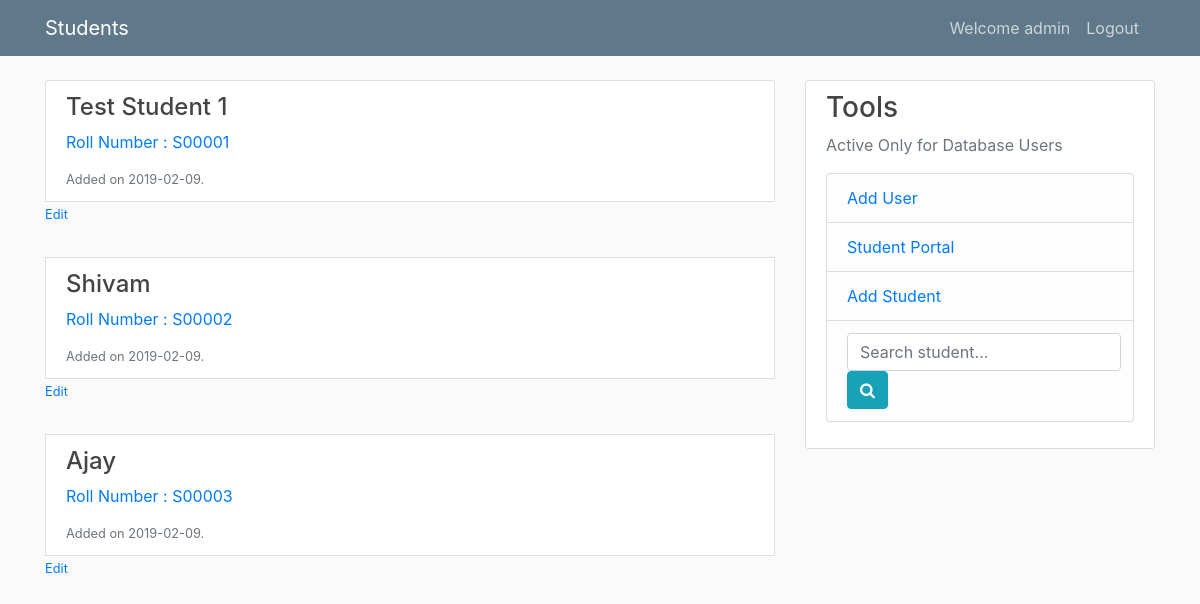
Page /student/ (signed in) on the earlier database version.
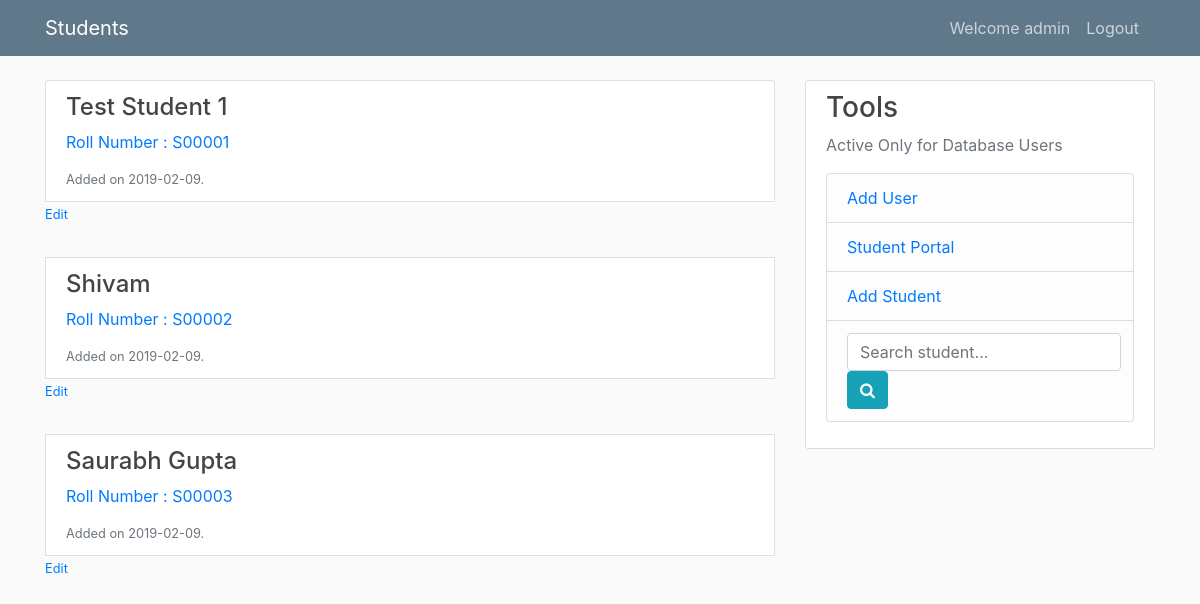
Same page on the later database version.
### tables this page shows
CREATE TABLE student (
  id INTEGER PRIMARY KEY AUTOINCREMENT,
  name TEXT NOT NULL,
  age TEXT NOT NULL,
  gender CHAR(6) NOT NULL,
  add_date TIMESTAMP NOT NULL DEFAULT CURRENT_TIMESTAMP
);

### student/student.py (the view)
@bp.route('/')
@login_required
def index():
    db = get_db()
    students = db.execute(
        'SELECT id, "S0000" || CAST( id AS TEXT)  AS roll_number, name, age, gender, add_date FROM student'
    ).fetchall()
    return render_template('student/index.html', students=students)

### student/auth.py (called while the page is built)
@bp.before_app_request
def load_logged_in_user():
    user_id = session.get('user_id')
    if user_id is None:
        g.user = None
    else:
        g.user = get_db().execute(
            'SELECT * FROM user WHERE id = ?', (user_id,)
        ).fetchone()

def login_required(view):
    @functools.wraps(view)
    def wrapped_view(**kwargs):
        if g.user is None:
            return redirect(url_for('auth.login'))
        return view(**kwargs)
    return wrapped_view

### student/student_db.py (called while the page is built)
def get_db():
    if 'db' not in g:
        g.db = sqlite3.connect(
            current_app.config['DATABASE'],
            detect_types=sqlite3.PARSE_DECLTYPES
        )
        g.db.row_factory = sqlite3.Row
    return g.db

### student/templates/student/index.html (shortened to what this page needs)
{% extends 'base.html' %}
{% block header %}
  {% block title %}Students{% endblock %}
{% endblock %}
{% block content %}
	<div class="list-group">
		{% for student in students %}
			<a href="{{ url_for('student.update', id=student['id']) }}" class="list-group-item">
			    <h4 class="list-group-item-heading">{{ student['name'] }}</h4>
			    <p class="list-group-item-text">
			    	Roll Number : {{ student['roll_number'] }}
			    </p>
				<small class="form-text text-muted">
					Added on {{ student['add_date'].strftime('%Y-%m-%d') }}.
					<a  href="{{ url_for('student.update', id=student['id']) }}"> Edit </a>
				</small>
			</a>
		{% endfor %}
	</div>
{% endblock %}

Differences in the rows shown:
changed student: name "Ajay" → "Saurabh Gupta"
